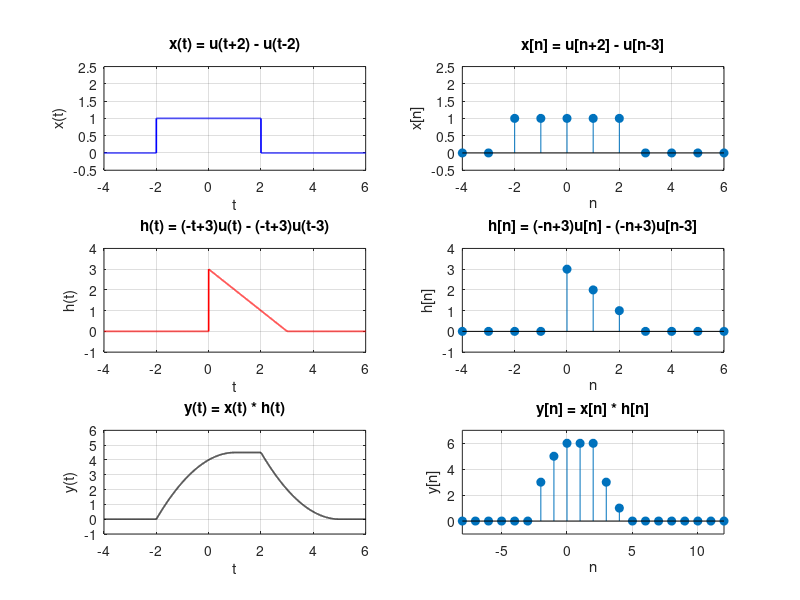

The MATLAB script that drew this image:
%% Convolution.m
% 연속 신호와 이산 신호의 컨벌루션을 계산하고 비교한다.
%   연속: x(t) = u(t+2) - u(t-2),  h(t) = (-t+3)[u(t) - u(t-3)]
%   이산: x[n] = u[n+2] - u[n-3],  h[n] = (-n+3)[u[n] - u[n-3]]
%   연속 컨벌루션은 conv 결과에 dt를 곱해 적분을 근사한다.
%   conv 전체 결과의 시간 축은 2*t(1)에서 시작하므로,
%   t 구간에 해당하는 부분만 잘라낸다.

clc; clear; close all;

% 연속 신호
dt  = 0.001;
t   = -4 : dt : 6;
x_t = double(t >= -2) - double(t >= 2);
h_t = (-t + 3) .* double(t >= 0 & t < 3);

yFull  = conv(x_t, h_t) * dt;                   % 적분 근사 (시간 축: 2*t(1) 부터)
offset = round(-t(1) / dt);                     % t(1) 에 해당하는 위치까지의 샘플 수
y_t    = yFull(offset + (1 : numel(t)));

% 이산 신호
n   = -4 : 6;
x_n = double(n >= -2) - double(n >= 3);
h_n = (-n + 3) .* (double(n >= 0) - double(n >= 3));
y_n = conv(x_n, h_n);
m   = (2 * min(n)) : (2 * max(n));              % y[n]의 인덱스 축

% 그리기
figure('Position', [100 100 800 600]);

subplot(3, 2, 1);
plot(t, x_t, 'b', 'LineWidth', 1.2);
title('x(t) = u(t+2) - u(t-2)'); xlabel('t'); ylabel('x(t)');
axis([-4 6 -0.5 2.5]); grid on;

subplot(3, 2, 2);
stem(n, x_n, 'filled');
title('x[n] = u[n+2] - u[n-3]'); xlabel('n'); ylabel('x[n]');
axis([-4 6 -0.5 2.5]); grid on;

subplot(3, 2, 3);
plot(t, h_t, 'r', 'LineWidth', 1.2);
title('h(t) = (-t+3)u(t) - (-t+3)u(t-3)'); xlabel('t'); ylabel('h(t)');
axis([-4 6 -1 4]); grid on;

subplot(3, 2, 4);
stem(n, h_n, 'filled');
title('h[n] = (-n+3)u[n] - (-n+3)u[n-3]'); xlabel('n'); ylabel('h[n]');
axis([-4 6 -1 4]); grid on;

subplot(3, 2, 5);
plot(t, y_t, 'k', 'LineWidth', 1.2);
title('y(t) = x(t) * h(t)'); xlabel('t'); ylabel('y(t)');
axis([-4 6 -1 6]); grid on;

subplot(3, 2, 6);
stem(m, y_n, 'filled');
title('y[n] = x[n] * h[n]'); xlabel('n'); ylabel('y[n]');
axis([min(m) max(m) -1 7]); grid on;
